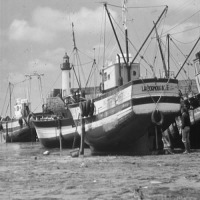
#> input picture bat.bmp, 200 x 200 px
$ jupyter execute --allow-errors Waterpixels_Final.ipynb
#> lines starting #> are read from the running program, lines starting #| are printed output that depends on the picture; after the words box and inside, x2 and y2 are one past the last pixel; in counts of white or black regions, pixels touching at a corner belong together
# Importations

[cell 1]
import imageio
import numpy
from matplotlib.pyplot import *
from skimage import filters
import mrlab as mr
import matplotlib.pyplot as plt

import skimage.morphology as morpho
import skimage.feature as skf
from scipy import ndimage as ndi

from skimage.morphology import label

# Importation des images

[cell 2]
bat = imread('bat.bmp')
#> bat is the input picture: shape (200, 200); min 13, max 244, mean 145.9

#> (the rest of this cell did not finish here and is left out)

# Gradients

[cell 3]
def gradient_sobel(im,sigma,seuilnorme):  #sigma=0  seuilnorme=0.3
    gfima=filters.gaussian(im,sigma)
    gradx=mr.sobelGradX(gfima)
    grady=mr.sobelGradY(gfima)

    norme=np.sqrt(gradx*gradx+grady*grady)
    return(norme)

# [4 lines left out: function gradient_morpho, not called in this run]

#> (a cell that did not finish here is left out)

# Création cellules

[cell 5]
def taille_bande_separante(test,taille_cellule):
    n=0
    m=taille_cellule
    while test[n][taille_cellule//2]>0:
        n+=1
    while test[m][0]>0:
        m-=1
    return(m-n)


#taille_cellule est le nombre de pixels que l'on veut par cellule
def creation_cellules(im,taille_cellule, bande_separante_min):
    n,m=np.shape(im)[0],np.shape(im)[1]
    M=np.zeros((n,m))

    for i in range(1,n//taille_cellule):                             #cette boucle sert à mettre des points tout à gauche, et tout à droite
        if i%2==0:
            M[i*taille_cellule][taille_cellule//2]=255
        else :
            M[i*taille_cellule][0],M[i*taille_cellule][m-1]=255,255

    for j in range(m//taille_cellule):
            M[0][j*taille_cellule+taille_cellule//2],M[n-1][j*taille_cellule+taille_cellule//2] = 255,255

    for i in range(1,n//taille_cellule):
        for j in range(1,m//taille_cellule):
            if i%2==0:
                M[i*taille_cellule][j*taille_cellule+taille_cellule//2]=255
            else:
                M[i*taille_cellule][j*taille_cellule]=255

    #dilatation de M:
    se=[[0,1,1,1,0],[1,1,1,1,1],[1,1,1,1,1],[1,1,1,1,1],[0,1,1,1,0]] #cet élément structurant est un hexagone

    test=M
    k=0
    t=(taille_bande_separante(test,taille_cellule)>=bande_separante_min)
    while (t):
        test=morpho.dilation(test,se)
        t=(taille_bande_separante(test,taille_cellule)>=bande_separante_min)
        k+=1

    for i in range(k-1):
        M=morpho.dilation(M,se)

    #S=superposition(im,M)
    return M

[cell 6]
bande_separante_min=2
#> bande_separante_min = 2
taille_cellule = 30
#> (the rest of this cell did not finish here and is left out)

# Minimum du gradient

[cell 7]
from collections import Counter


# [38 lines left out: function min_grad, not called in this run]

# Tests

#> (a cell that did not finish here is left out)

plt.imshow(sobel_bat, cmap = 'gray')

#> (a cell that did not finish here is left out)

#> after the loop in creation_cellules, `for i in range(1,n//taille_cellule):`:
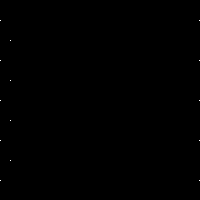
#> M: shape (200, 200) float64; 0.03% white in thin lines or dots, all inside (x1, y1, x2, y2) = (0, 20, 200, 181)
#> after the loop in creation_cellules, `for j in range(m//taille_cellule):`: M: shape (200, 200) float64; 0.08% white in thin lines or dots
#> after the loop in creation_cellules, `for i in range(1,n//taille_cellule):`:
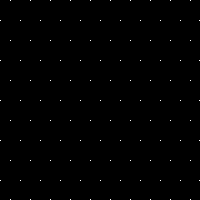
#> M: shape (200, 200) float64; 0.29% white in thin lines or dots

#> (a cell that did not finish here is left out)

#> (a cell that did not finish here is left out)

#> (a cell that did not finish here is left out)

#> (a cell that did not finish here is left out)
